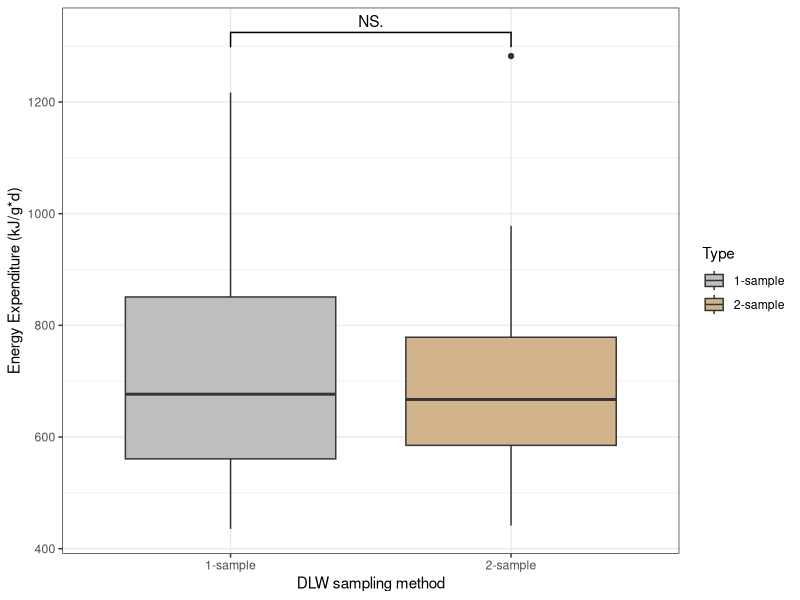

R code for this plot:
########################################
# Script Title: Mock Project_LDP 2022_DataAnalysis
# Author: Fred Tremblauy
# Date created: 20 Sept 2022
# R version 4.2.1
#Date of last modification : 
########################################

### LOAD DATA FROM DIRECTORY ####
setwd("/Users/FredTremblay/Documents/Master/BIOL651/1-Prod&Reprod/Project/BLKI_DLW_methods/")

#read cleaned black-legged kittiwake (BLKI) data collected on Middleton Island (MDO) in 2021 
data <- read.csv("Data/Cleaned/BLKI_MDO_2021_clean.csv")
#inspect raw data
str(data)

#### DOWNLOAD LIBRARIES ####

#libraries will be download using 'library()' rather than 'groudhog()' to avoid messing other scripts
library(ggplot2)
install.packages("ggsignif")
library(ggsignif)

#### PLOT 1: DEE vs DLW methods ####

ggplot(data, aes(x = Type, y = DEE.kJ.d, fill = Type)) + geom_boxplot() + theme_bw() +
  ylab("Energy Expenditure (kJ/g*d)") + xlab("DLW sampling method") + 
  scale_fill_manual(values = c("grey", "tan")) +
  geom_signif(comparisons = list(c("2-sample", "1-sample")), map_signif_level=TRUE) 

  
  
